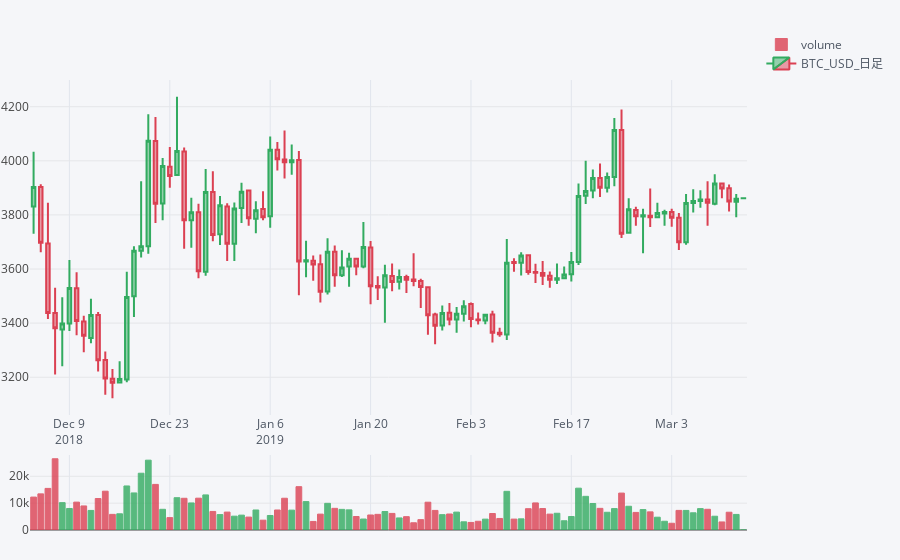

The notebook cell saved with this chart:
### Code cell
qf = cf.QuantFig(df_day.tail(100))
qf.add_volume()
qf.iplot(up_color=green, down_color=red, name="BTC_USD_日足")
